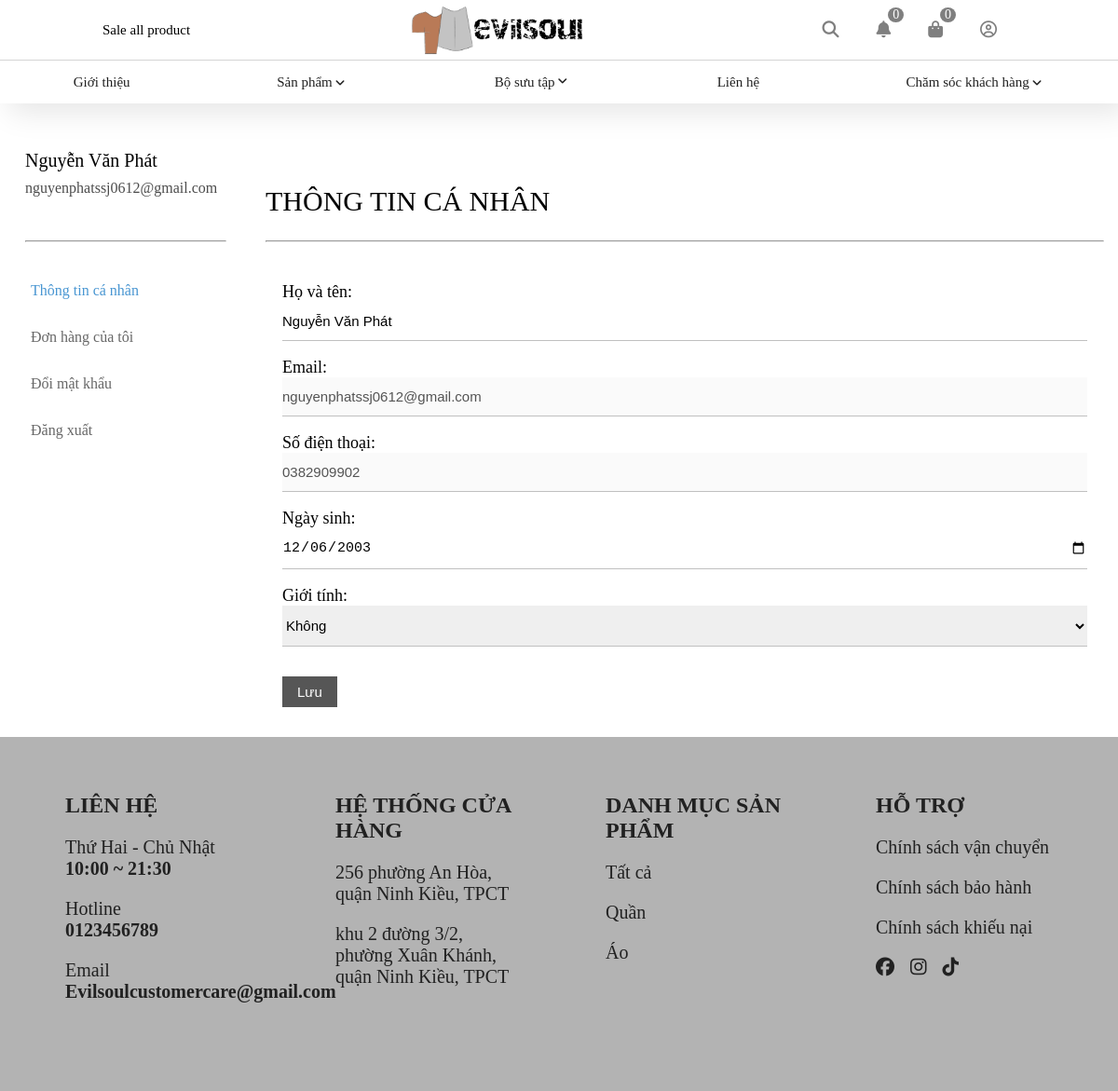
The page /user/profile (signed in) on the database its author committed.
### tables this page shows
CREATE TABLE `taikhoan` (
  `id` int(11) NOT NULL,
  `taikhoan` varchar(255) NOT NULL,
  `matkhau` varchar(255) NOT NULL,
  `hoten` varchar(100) DEFAULT NULL,
  `sodienthoai` varchar(12) DEFAULT NULL,
  `ngaysinh` date DEFAULT NULL,
  `gioitinh` int(1) NOT NULL DEFAULT 0,
  `quyen` int(11) NOT NULL DEFAULT 0
);

CREATE TABLE `danhmuc` (
  `id` int(11) NOT NULL,
  `danhmuc` varchar(255) NOT NULL
);

### Controllers/BaseController.php (called while the page is built, shortened)
<?php
    class BaseController
    {
        public function __construct(){
            $this->productModel = new ProductModel();
            $_SESSION['category'] = $this->productModel->getDescProduct('danhmuc');
        }
        public function render($path, $data = [])
        {
            extract($data);
            return include "Views/$path.php";
        }
    }
?>

### Controllers/UserController.php (called while the page is built, shortened)
<?php
class UserController extends BaseController{
    private $userModel;
    public function __construct(){
            parent::__construct();
            $this->userModel = new UserModel();
    }
    public function profile(){
        $user = $this->userModel->getUserInfo($_SESSION['email']);
        $this->render('layouts/user_account',[
            'content'=> 'users/thongtincanhan',
            'title'=> 'Thông tin cá nhân',
            'css'=> 'taikhoan',
            'subcontent'=> [
                'user'=> $user
            ]
        ]);
    }
}
?>

### index.php (called while the page is built, shortened)
<?php
    require 'Controllers/BaseController.php';
    require 'Models/BaseModel.php';
    $pathInfo = isset($_SERVER['PATH_INFO']) ? $_SERVER['PATH_INFO'] : 'home';
    $arrPath = array_values(array_filter(explode('/', $pathInfo)));
    $actionName = isset($arrPath[1]) ? $arrPath[1] : 'index';
    $controllerObject = new $controllerName;
    $controllerObject->$actionName();
?>

### Models/BaseModel.php (called while the page is built, shortened)
<?php
    class BaseModel
    {
        protected $conn;
        public function __construct()
        {
            $this->conn = mysqli_connect(HOST_DB, USER_DB, PW_DB, NAME_DB);
            mysqli_set_charset($this->conn, 'utf8');
        }
        protected function select($table, $column = '*', $condition = '', $order = '', $limit ='', $offset =''){
            $sql = "SELECT $column FROM $table";
            if ($condition){
                $sql .= " WHERE $condition";
            }
            $query = $this->_query($sql);
            $data = [];
            while ($row = mysqli_fetch_assoc($query))
            {
                array_push($data, $row);
            }
            return $data;
        }
        private function _query($sql){
            return mysqli_query($this->conn, $sql);
        }
    }
?>

### Models/UserModel.php (called while the page is built, shortened)
<?php
    class UserModel extends BaseModel{
        public function getUserInfo($email){
            $res = $this->select('taikhoan', 'hoten, taikhoan, ngaysinh, sodienthoai, gioitinh', "taikhoan='$email'");
            return $res[0];
        }
    }
?>

### Models/ProductModel.php (called while the page is built, shortened)
<?php
    class ProductModel extends BaseModel
    {
        public function getDescProduct($name){
            $query = $this->select($name, '*');
            return $query;
        }
    }
?>

### Views/layouts/user_account.php (the view, shortened to what this page needs)
<!DOCTYPE html>
<html lang="en">
<head>
  <link rel="stylesheet" href="<?php echo _WEB_ROOT?>/public/assets/css/user/head_foot.css" />
  <?php
    if (is_array($css)){
      foreach ($css as $value) {
        echo "<link rel='stylesheet' href='"._WEB_ROOT."/public/assets/css/user/$value.css' />";
      }
    } else{
      echo "<link rel='stylesheet' href='"._WEB_ROOT."/public/assets/css/user/$css.css' />";
    }
  ?>
</head>
<body>
  <div id="main">
    <header>
      <div class="header">
        <div class="left">
          <p>Sale all product</p>
        </div>
        <div class="mid">
          <a href="<?php echo _WEB_ROOT?>">
            <img src="<?php echo _WEB_ROOT?>/public/assets/img/core/logo.png" alt="cái logo đây nè" /></a>
        </div>
        <ul class="right">
          <li>
            <a href="" class="search_btn">
              <i class="fa-solid fa-magnifying-glass"></i>
            </a>
          </li>
          <li class="dp_none">
            <a href="" class="nhunnhin">
              <i class="fa-solid fa-bell"></i>
              <span class="number_annou">0</span>
            </a>
          </li>
          <li class="js_cart">
            <a href="" class="nhunnhin">
              <i class="fa-solid fa-bag-shopping"></i>
              <span class="js_nb_cart number_annou">0</span>
            </a>
          </li>
          <li class="dp_none">
            <a href="<?php echo _WEB_ROOT?>/user/login" class="head_user">
              <i class="fa-regular fa-circle-user"></i>
            </a>
          </li>
        </ul>
      </div>
      <div class="sub_header">
        <ul class="nav">
          <li><a href="">Giới thiệu</a></li>
          <li>
            <a href="<?php echo _WEB_ROOT?>/product" class="isSubnav">Sản phẩm<i class="fa-solid fa-angle-down down_btn"></i></a>
          </li>
          <li>
            <a href="">Bộ sưu tập<i class="fa-solid fa-angle-down down_btn"></i></a>
          </li>
          <li><a href="">Liên hệ</a></li>
          <li>
            <a href="" class="isSubnav">Chăm sóc khách hàng
              <i class="fa-solid fa-angle-down down_btn"></i></a>
          </li>
        </ul>
      </div>
    </header>
    <div id="container">
            <div class="account_container">
                <div class="account_flex-wrap">
                    <div class="account_siba">
                        <div class="account_siba-header">
                            <p class="siba_acc-name"><?= $_SESSION['hoten'] ?></p>
                            <p class="siba_acc-email"><?= $_SESSION['email'] ?></p>
                        </div>
                        <hr>
                        <ul class="siba_list">
                            <?php
                              $arrUrl = explode("/", $_SERVER['REQUEST_URI']);
                              $pageText = end($arrUrl);
                            ?>
                            <li><a href="profile" class="<?= $pageText =="profile" ? 'active' : ''?>">Thông tin cá nhân</a></li>
                            <li><a href="history" class="<?= $pageText =="history" ? 'active' : ''?>">Đơn hàng của tôi</a></li>
                            <li><a href="changePassword" class="<?= $pageText =="changePassword" ? 'active' : ''?>">Đổi mật khẩu</a></li>
                            <li><a href="logout">Đăng xuất</a></li>
                        </ul>
                    </div>
                    <div class="account_content">
                        <div class="account_content-header">
                            <p><?= $title?></p>
                        </div>
                        <hr>
                    <?php
                        $this -> render($content, $subcontent);
                    ?>
                    </div>
                </div>
            </div>
    </div>
    <footer id="footer">
      <ul class="card_footer lien_he">
        <li>
          <h2>liên hệ</h2>
        </li>
        <li>
          <p>Thứ Hai - Chủ Nhật</p>
          <p>10:00 ~ 21:30</p>
        </li>
        <li>
          <p>Hotline</p><a href="tel:0123456789">0123456789</a>
        </li>
        <li>
          <p>Email</p><a href="mailto:Evilsoulcustomercare@gmail.com">Evilsoulcustomercare@gmail.com</a>
        </li>
      </ul>
      <ul class="card_footer">
        <li>
          <h2>hệ thống cửa hàng</h2>
        </li>
        <li>
          <p>256 phường An Hòa, quận Ninh Kiều, TPCT</p>
        </li>
        <li>
          <p>khu 2 đường 3/2, phường Xuân Khánh, quận Ninh Kiều, TPCT</p>
        </li>
      </ul>
      <ul class="card_footer">
        <li>
          <h2>danh mục sản phẩm</h2>
        </li>
        <li><a href="<?= _WEB_ROOT . "/product" ?>">Tất cả</a></li>
        <?php
          foreach ($_SESSION['category'] as $category) {
            $ten = $category['danhmuc'];
            $tempLink = _WEB_ROOT. "/product?category=$ten" ;
            echo "<li><a href='$tempLink'>$ten</a></li>";
          }
        ?>
      </ul>
      <ul class="card_footer">
        <li>
          <h2>hỗ trợ</h2>
        </li>
        <li><a href="">Chính sách vận chuyển</a></li>
        <li><a href="">Chính sách bảo hành</a></li>
        <li><a href="">Chính sách khiếu nại</a></li>
        <ul class="listic_footer">
          <li><a href=""><i class="fa-brands fa-facebook"></i></a></li>
          <li><a href=""><i class="fa-brands fa-instagram"></i></a></li>
          <li><a href=""><i class="fa-brands fa-tiktok"></i></a></li>
        </ul>
    </footer>
  </div>
</body>
</html>

### Views/users/thongtincanhan.php (shortened to what this page needs)
<div class="acc_infor">
    <div class="auth-form_content">
        <form action="" method="post" class="auth-form_form">
            <div class="auth-form_group">
                <label for="ten">Họ và tên:</label>
                <input type="text" name="hoten" id="ten" placeholder="Họ và tên"
                    class="auth-form_input" value="<?= $user['hoten']?>" required>
            </div>
            <div class="auth-form_group">
                <label for="mail">Email:</label>
                <input type="email" name="mail" id="mail" placeholder="Email"
                    class="auth-form_input" value="<?= $user['taikhoan']?>" disabled>
            </div>
            <div class="auth-form_group">
                <label for="phone">Số điện thoại:</label>
                <input type="tel" name="phone" id="phone" minlength="10" maxlength="10"
                    placeholder="Số điện thoại" class="auth-form_input" value="<?= $user['sodienthoai']?>" disabled>
            </div>
            <div class="auth-form_group">
                <label for="sn">Ngày sinh:</label>
                <input type="date" name="ngaysinh" id="sn" placeholder="Ngày sinh"
                    class="auth-form_input" value="<?= $user['ngaysinh']?>" required>
            </div>
            <div class="auth-form_group">
                <label for="sex">Giới tính:</label>
                <select name="gioitinh" id="user-sex" class="auth-form_select">
                    <option value="0" <?= $user['gioitinh'] == 0 ? 'selected' : '' ?> >Không</option>
                </select>
            </div>
            <div class="auth-form_controls">
                <button type="submit" name='changeInfo' class="btn sp_btn">Lưu</button>
            </div>
        </form>
    </div>
</div>

### public/assets/css/user/head_foot.css (style rules this page uses)
* { margin: 0; padding: 0; box-sizing: border-box; }
html { font-size: 62.5%; }
body { position: relative; }
header { position: fixed; top: 0; right: 0; left: 0; z-index: 10; background-color: #fff; box-shadow: 10px 10px 30px rgba(0, 0, 0, 0.1); }
.header { display: flex; justify-content: space-around; border-bottom: 1px solid rgba(112, 112, 112, 0.3); height: 65px; }
.header .left { font-size: 1.5rem; }
.header .left p { line-height: 65px; }
.header .mid img { display: block; height: 100%; }
.header .right { display: flex; list-style-type: none; align-items: center; }
.header .right a { display: inline-block; position: relative; padding: 14px; font-size: 1.8rem; color: #7f7f7f; text-decoration: none; }
.header .right .number_annou { position: absolute; top: 0; right: 0; padding: 0px 5px; font-size: 1.4rem; background-color: #7f7f7f; color: #fff; border-radius: 50%; }
.sub_header { height: 46px; background-color: #fff; }
.nav { display: flex; align-items: center; justify-content: space-around; height: 100%; }
.nav li { list-style-type: none; padding: 0px 10px; }
.nav>li>a { display: flex; padding: 6px 10px; line-height: 2rem; text-decoration: none; color: #212121; font-size: 1.5rem; transition: 0.2s linear; }
.isSubnav i { margin-top: 2px; }
.nav>li { position: relative; cursor: pointer; }
.nav>li::after { content: ""; padding: 10px 50px; position: absolute; bottom: -10px; }
.nav li a.isSubnav { box-shadow: none; }
.down_btn { padding: 3px; font-size: 1.2rem; }
#container { margin-top: 111px; min-height: calc(50vh - 111px); }
.search_btn { display: flex !important; }
footer { display: flex; justify-content: space-around; padding: 50px 20px; width: 100%; height: 380px; background-color: #b3b3b3; }
li { list-style-type: none; padding: 10px 6px; color: #212121; }
a { text-decoration: none; }
#footer .card_footer { font-size: 2rem; width: calc(20% - 30px); margin: 0 25px; }
#footer .card_footer h2 { text-transform: uppercase; font-size: 2.4rem; }
#footer .card_footer a { color: #212121; }
#footer .card_footer a:hover, #footer .card_footer.lien_he a, #footer .card_footer.lien_he p:nth-child(2) { font-weight: bold; }
#footer .card_footer .listic_footer li { display: inline-block; }
hr { margin: 15px 0; }
.auth-form_content { padding: 0 10px; }
.auth-form_group { width: 100%; margin-top: 18px; padding: 0 8px; }
.auth-form_input { width: 100%; outline: none; border: none; border-bottom: 1px solid #c0c0c0; padding: 12px 0; font-size: 1.5rem; transition: 0.2s linear; }
.auth-form_content label { font-size: 1.6rem; }
.btn { margin: 8px 0; padding: 8px 10px; font-size: 1.5rem; background: #565656; color: #ffffff; transition: 0.2s linear; border: none; }

### public/assets/css/user/taikhoan.css (style rules this page uses)
.account_container { width: 100%; padding-top: 50px; margin: auto; max-width: 1600px; }
.account_flex-wrap { display: flex; justify-content: space-around; }
.account_siba { width: 20%; padding: 0 12px; }
.account_siba-header { padding-bottom: 10px; font-size: 1.6rem; cursor: context-menu; }
.account_siba-header, .account_content-header { min-height: 82px; }
.account_content { width: 75%; }
.siba_acc-name { margin-bottom: 9px; font-weight: 500; font-size: 2rem; }
.siba_acc-email { opacity: 0.7; }
.siba_list { padding-top: 6px; }
.siba_list li { margin: 12px 0; }
.siba_list li a { color: rgba(93, 93, 93, 0.936); padding: 12px 0; font-size: 1.6rem; }
.account_content-header { display: flex; align-items: flex-end; }
.account_content-header p { font-size: 3rem; font-weight: 100; padding-bottom: 10px; text-transform: uppercase; }
.acc_infor .auth-form_content { padding-top: 10px; }
.auth-form_select { width: 100%; outline: none; border: none; border-bottom: 1px solid #c0c0c0; padding: 12px 0; font-size: 1.5rem; transition: 0.2s linear; }
.auth-form_group label { padding-bottom: 10px; font-size: 1.8rem; }
.btn.sp_btn { margin: 32px 8px; padding: 8px 16px; }
.active { color: #4996d2 !important; }

### rows shown on the page
taikhoan: hoten "Nguyễn Văn Phát", mail "nguyenphatssj0612@gmail.com", phone "0382909902", ngaysinh "12/06/2003", gioitinh "Không"
danhmuc: danhmuc "Quần"
danhmuc: danhmuc "Áo"

### other values the page prints
$_SESSION['hoten'] "Nguyễn Văn Phát"
$_SESSION['email'] "nguyenphatssj0612@gmail.com"
$title "THÔNG TIN CÁ NHÂN"
